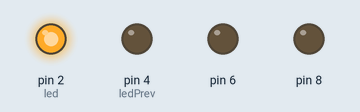
Bench run of a sketch on a simulated Arduino Uno, built with avr-gcc and run on an emulated ATmega328P. On the bench: output pins drawn as LEDs (lit = HIGH).

Above: at 0.05 s.
At 0.65 s:
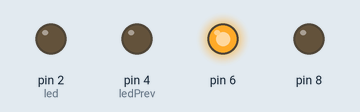
At 1.35 s:
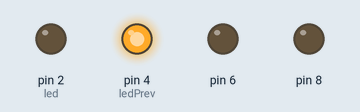
At 2.75 s:
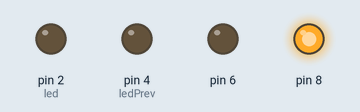
Timing chart, 0 to 3.0 s (numbered marks = the images above):
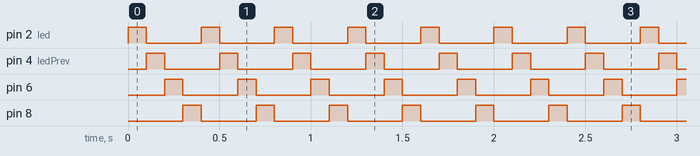

The sketch:

4_leds.ino
```cpp
byte led = 2, ledPrev = 4;

void setup() {
  // put your setup code here, to run once:
  pinMode(2, OUTPUT);
  pinMode(4, OUTPUT);
  pinMode(6, OUTPUT);
  pinMode(8, OUTPUT);
}

void loop() {
  if (led == 10) {
    led = 2;
  }
  digitalWrite(led, 1);
  digitalWrite(ledPrev, 0);
  ledPrev = led;
  led += 2;
  delay(100);
}
```

Measured:
- by itself, pin 2 (led), pin 4 (ledPrev), pin 6, pin 8: alternates HIGH for 0.10 s and LOW for 0.30 s
